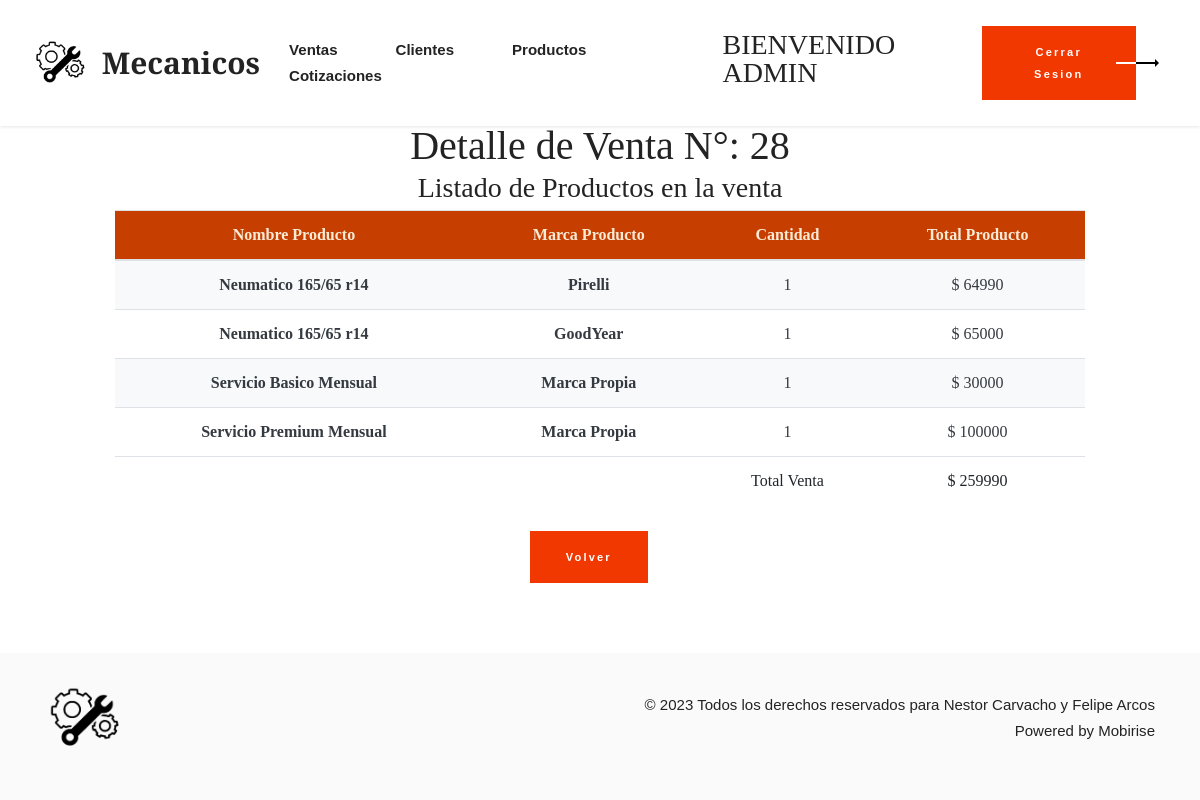
The page /vistaAdminVentas/detalle/28/ (signed in) on the database its author committed.
### mecanicosDuoc/models.py (models this page shows, shortened)
class Detalle_compra(models.Model):
    producto = models.ForeignKey(Producto, on_delete=models.CASCADE)
    compra = models.ForeignKey(Compra, on_delete=models.CASCADE)
    cantidad_producto = models.IntegerField(verbose_name='Cantidad Productos')
    precio_total = models.IntegerField(verbose_name='Precio Total')

class Producto(models.Model):
    id_producto = models.AutoField(primary_key=True,
                                     verbose_name='id producto')
    nombreProducto = models.CharField(max_length=80,
                              verbose_name='Nombre Producto')
    marcaProducto = models.CharField(max_length=80,
                              verbose_name='Marca Producto')
    Precio = models.IntegerField(verbose_name='Precio')
    foto = models.ImageField(upload_to='core/img/', default='core/img/logobueno.png')
    favorito = models.BooleanField(default=False)
    def __str__(self):
        return self.nombreProducto

### mecanicosDuoc/views.py (the view)
# urls.py: path('vistaAdminVentas/detalle/<int:id_compra>/', detalle_venta, name='detalle_venta'),
@login_required
@permission_required('auth.view_user')
def detalle_venta(request, id_compra):
    compra = get_object_or_404(Compra, id_compra=id_compra)
    det_compra = Detalle_compra.objects.filter(compra=compra).order_by('-id')  # Filtra los detalles de compra relacionados con la compra
    id_compra_prueba = id_compra
    totalCompra = compra.Precio_total
    datos = {
        'compra': [compra],
        'det_compra': det_compra,
        'id_compra_prueba':id_compra_prueba,
        'totalCompra':totalCompra
    }
    return render(request, 'core/detalle_venta.html', datos)

### mecanicosDuoc/Context_proceso.py (called while the page is built)
def total_carrito(request):
    total = 0
    if request.user.is_authenticated:
        if "carrito" in request.session.keys():
            for key, value in request.session["carrito"].items():
                total += int(value["Precio"])*int(value["Cantidad"])
    return {"total_carrito": total}

### mecanicosDuoc/templates/core/detalle_venta.html (shortened to what this page needs)
{% load static %}
<!DOCTYPE html>
<html class="desktop mbr-site-loaded">
<head>
    <link rel="stylesheet" href="{% static 'core/css/assets/style_icons.css'%}">
    <link rel="stylesheet" href="{% static 'core/css/assets/tether.min.css'%}">
    <link rel="stylesheet" href="{% static 'core/css/assets/bootstrap.min.css'%}">
    <link rel="stylesheet" href="{% static 'core/css/assets/bootstrap-grid.min.css'%}">
    <link rel="stylesheet" href="{% static 'core/css/assets/bootstrap-reboot.min.css'%}">
    <link rel="stylesheet" href="{% static 'core/css/dropdown/style.css'%}">
    <link rel="stylesheet" href="{% static 'core/css/animatecss/animate.css'%}">
    <link rel="stylesheet" href="{% static 'core/css/formstyler/jquery.formstyler.css'%}">
    <link rel="stylesheet" href="{% static 'core/css/formstyler/jquery.formstyler.theme.css'%}">
    <link rel="stylesheet" href="{% static 'core/css/datepicker/jquery.datetimepicker.min.css'%}">
    <link rel="stylesheet" href="{% static 'socicon/css/styles.css'%}">
    <link rel="stylesheet" href="{% static 'theme/css/style.css'%}">
    <link rel="stylesheet" href="{% static 'mobirise/css/mbr-additional.css'%}" type="text/css">
</head>
<body>
    <section class="menu menu1 cid-seJOMQZcpE" once="menu" id="menu1-0" data-sortbtn="btn-primary">
        <nav class="navbar navbar-dropdown navbar-expand-lg">
            <div class="container-fluid">
                <div class="collapse navbar-collapse justify-content-between w-100" id="navbarSupportedContent">
                    <div class="navbar-brand d-lg-flex d-none">
                        <span class="navbar-logo">
                            <a href="{% url 'vistaAdminClientes' %}">
                                <img src="{% static 'core/img/logobueno.png' %}" alt="" style="height: 3rem;">
                            </a>
                        </span>
                        <span class="navbar-caption-wrap"><a class="navbar-caption text-black display-5"
                                href="{% url 'vistaAdminClientes' %}">Mecanicos</a></span>
                    </div>
                    <ul class="navbar-nav nav-dropdown" data-app-modern-menu="true">
                        <li class="nav-item"><a class="nav-link link text-black mbr-semibold text-primary display-7"
                            href="{% url 'vistaAdminVentas' %}">Ventas</a></li>
                        <li class="nav-item"><a class="nav-link link text-black mbr-semibold text-primary display-7"
                                href="{% url 'vistaAdminClientes' %}">Clientes</a>
                        </li>
                        <li class="nav-item"><a class="nav-link link text-black mbr-semibold text-primary display-7"
                                href="{% url 'vistaAdminProductos' %}">Productos</a></li>
                        <li class="nav-item"><a class="nav-link link text-black mbr-semibold text-primary display-7"
                                href="{% url 'vistaAdminCotizacion' %}">Cotizaciones</a></li>
                    </ul>
                    <h3>BIENVENIDO {{user.username | upper}}</h3>
                    <div class="d-flex align-items-center justify-content-center flex-column flex-sm-row">
                        <div class="navbar-buttons mbr-section-btn"><a class="btn btn-primary display-4"
                                href="{% url 'logout' %}" id="modalbtn">
                                Cerrar Sesion</a></div>
                    </div>
                </div>
            </div>
        </nav>
    </section>
    <section class="align-items-center">
        <div class="row-10 text-center">
            <div class="col-12">
                <div class="row justify-content-md-center">
                    <div class="col-12">
                        <h1>Detalle de Venta N°: {{id_compra_prueba}}</h1>
                    </div>
                    <div class="col-sm-10">
                        <div>
                            <h3>Listado de Productos en la venta</h3>
                        </div>
                        <table class="table" id="tablaProductos">
                            <thead style="background-color: rgb(199, 63, 0); color: antiquewhite">
                                <tr>
                                    <th scope="col">Nombre Producto</th>
                                    <th scope="col">Marca Producto</th>
                                    <th scope="col">Cantidad</th>
                                    <th scope="col">Total Producto</th>
                                </tr>
                            </thead>
                            <tbody>
                                {% for detalle in det_compra %}
                                <tr class="{% cycle 'bg-light text-dark' 'bg-white text-dark' %}">
                                    <th scope="col">{{detalle.producto}}</th>
                                    <th scope="col">{{detalle.producto.marcaProducto}}</th>
                                    <td scope="col">{{detalle.cantidad_producto}}</td>
                                    <td scope="col">$ {{detalle.precio_total}}</td>
                                </tr>
                                {% endfor %}
                                <tr>
                                    <td></td>
                                    <td></td>
                                    <td>Total Venta</td>
                                    <td>$ {{totalCompra}}</td>
                                </tr>
                            </tbody>
                        </table>
                        <div>
                            <a class="btn btn-primary display-4" href=" {%url 'vistaAdminVentas'%}">Volver</a>
                        </div>
                    </div>
                </div>
            </div>
        </div>
    </section>
    <footer class="footer1 cid-seJPkxJz4T" once="footers" id="footer1-9" data-sortbtn="btn-primary">
        <div class="container">
            <div class="media-container-row">
                <div class="footer-logo">
                    <a href="#" class="">
                        <img src="{% static 'core/img/logobueno.png'%}" alt="" style="width: 5rem;">
                    </a>
                </div>
                <p class="mbr-text mb-0 mbr-fonts-style row-copyright mbr-dark align-center display-7">
                    © 2023 Todos los derechos reservados para Nestor Carvacho y Felipe Arcos <br>Powered by Mobirise
                </p>
            </div>
        </div>
    </footer>
</body>
</html>

### mecanicosDuoc/static/core/css/dropdown/style.css (style rules this page uses)
.navbar-dropdown { left: 0; padding: 0; position: absolute; right: 0; top: 0; transition: all 0.45s ease; z-index: 1030; background: #282828; }
.navbar-dropdown .navbar-logo { margin-right: 0.8rem; transition: margin 0.3s ease-in-out; vertical-align: middle; }
.navbar-dropdown .navbar-logo img { height: 3.125rem; transition: all 0.3s ease-in-out; }
.navbar-dropdown .navbar-caption { font-weight: 700; white-space: normal; vertical-align: -4px; line-height: 3.125rem !important; }
.navbar-dropdown .navbar-caption, .navbar-dropdown .navbar-caption:hover { color: inherit; text-decoration: none; }
.navbar-dropdown .navbar-brand span { vertical-align: -4px; }
.nav-dropdown { font-size: 0.75rem; font-weight: 500; height: auto !important; }
.nav-dropdown .link { margin: 0.667em 1.667em; font-weight: 500; padding: 0; transition: color 0.2s ease-in-out; }
.nav-dropdown .link::after, .nav-dropdown .dropdown-item::after { color: inherit; }

### mecanicosDuoc/static/theme/css/style.css (style rules this page uses)
section { background-color: #ffffff; }
body { font-style: normal; line-height: 1.5; font-weight: 400; color: #232323; position: relative; }
section, .container, .container-fluid { position: relative; word-wrap: break-word; }
a { font-style: normal; font-weight: 400; cursor: pointer; }
a, a:hover { text-decoration: none; }
.mbr-text { font-style: normal; line-height: 1.7; }
h1, h2, h3, h4, h5, h6, .display-1, .display-2, .display-4, .display-5, .display-7, span, p, a { line-height: 1; word-break: break-word; word-wrap: break-word; font-weight: 400; }
section { background-position: 50% 50%; background-repeat: no-repeat; background-size: cover; }
.align-center { text-align: center; }
.mbr-semibold { font-weight: 500; }
.media-container-row { display: flex; flex-direction: row; flex-wrap: wrap; justify-content: center; align-content: center; align-items: start; }
@media (min-width: 992px) { .media-container-row { flex-wrap: nowrap; } }
img, iframe { display: block; width: 100%; }
.mbr-section-btn { margin-left: -0.6rem; margin-right: -0.6rem; font-size: 0; }
.btn { letter-spacing: 2.2px; font-weight: 600; border-width: 0px; border-radius: 0; font-style: normal; margin: 0.6rem 2rem 0.6rem 0.6rem; white-space: normal; transition: all 0.2s ease-in-out; display: inline-flex; align-items: center; justify-content: center; word-break: break-word; }
nav .mbr-section-btn { margin-left: 0rem; margin-right: 0rem; }
.menu .navbar-brand { display: -webkit-flex; }
.menu .navbar-brand span { display: flex; display: -webkit-flex; }
.menu .navbar-brand .navbar-caption-wrap { display: -webkit-flex; }
.menu .navbar-brand .navbar-logo img { display: -webkit-flex; }
@media (min-width: 992px) { .menu .navbar-nav.nav-dropdown { display: -webkit-flex; } }
.navbar { display: -webkit-flex; -webkit-flex-wrap: wrap; -webkit-align-items: center; -webkit-justify-content: space-between; }
.navbar-collapse { -webkit-flex-basis: 100%; -webkit-flex-grow: 1; -webkit-align-items: center; }
.nav-dropdown .link { padding: 0.667em 1.667em !important; margin: 0 !important; }
.row { display: -webkit-flex; -webkit-flex-wrap: wrap; }
.justify-content-center { -webkit-justify-content: center; }
html, body { height: auto; min-height: 100vh; }
ul, ol, pre, blockquote { margin-bottom: 2.3125rem; }
@media (min-width: 768px) { .container-fluid { padding-left: 32px; padding-right: 32px; } }

### rows shown on the page
Detalle_compra: producto "Neumatico 165/65 r14", producto.marcaProducto "Pirelli", cantidad_producto "1", precio_total "64990"
Detalle_compra: producto "Neumatico 165/65 r14", producto.marcaProducto "GoodYear", cantidad_producto "1", precio_total "65000"
Detalle_compra: producto "Servicio Basico Mensual", producto.marcaProducto "Marca Propia", cantidad_producto "1", precio_total "30000"
Detalle_compra: producto "Servicio Premium Mensual", producto.marcaProducto "Marca Propia", cantidad_producto "1", precio_total "100000"

### other values the page prints
{{ user.username | upper }} "ADMIN"
{{ id_compra_prueba }} "28"
{{ totalCompra }} "259990"
